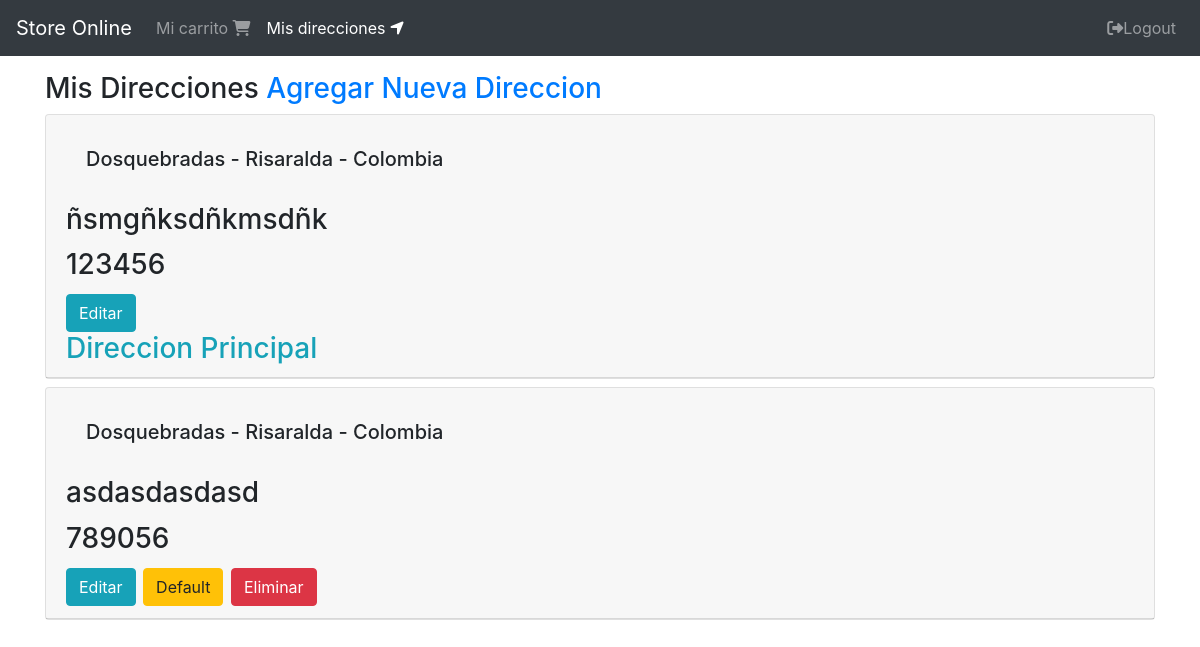
Before: /direcciones/ (signed in) with the older database file.
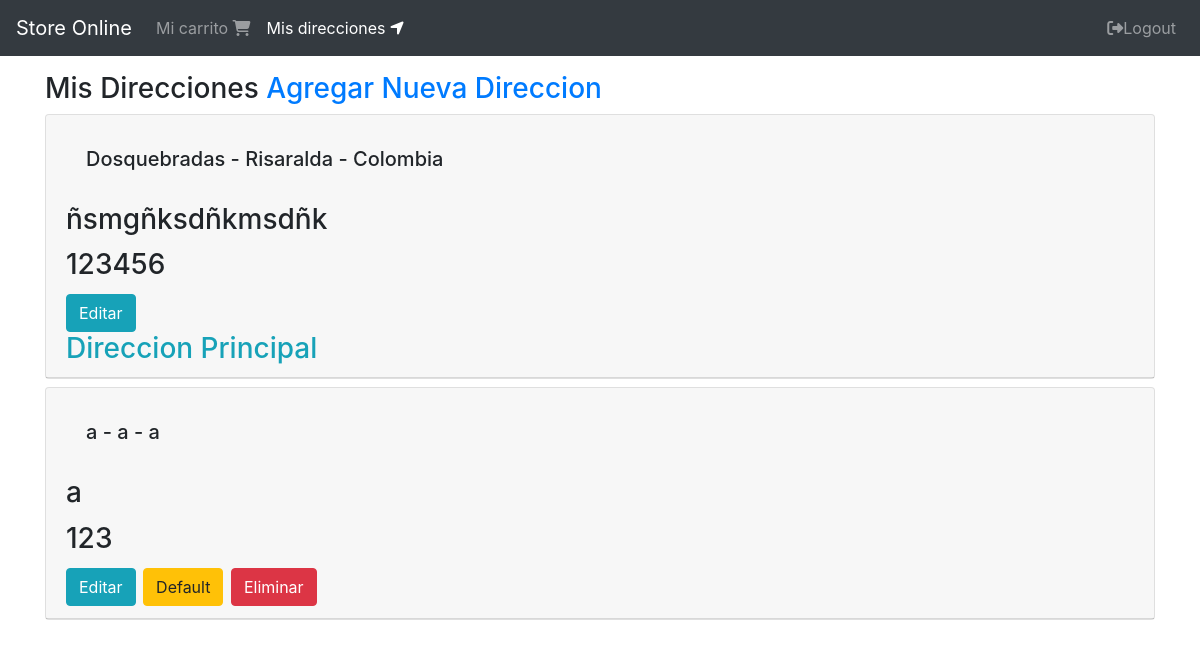
After: the same page with the newer database file.
### shipping_address/models.py (models this page shows, shortened)
class ShippingAddress(models.Model):
    user = models.ForeignKey(User, null=False, blank=False, on_delete=models.CASCADE)
    line1 = models.CharField(max_length=200)
    line2 = models.CharField(max_length=200, blank=True)
    city = models.CharField(max_length=100)
    state = models.CharField(max_length=100)
    country = models.CharField(max_length=50)
    reference = models.CharField(max_length=300)
    postal_code = models.CharField(max_length=10, null=False, blank=False)
    default = models.BooleanField(default=False)
    create_at = models.DateTimeField(auto_now_add=True)
    @property
    def address(self):
        return '{} - {} - {}'.format(self.city, self.state, self.country)

### shipping_address/views.py (the view)
# urls.py: path('', views.ShippingAddressListView.as_view(), name='shipping_addresses'),
class ShippingAddressListView(LoginRequiredMixin, generic.ListView):
    login_url = 'login'
    model = ShippingAddress
    template_name = 'shipping_addresses.html'
    def get_queryset(self):
        return ShippingAddress.objects.filter(user=self.request.user).order_by('-default')

### shipping_address/templates/shipping_addresses.html
{% extends "base/base.html" %}
{% block content %}
  <div class="col">
      <div class="h3">
          Mis Direcciones
          <a href="{% url 'shipping_address:create' %}">Agregar Nueva Direccion</a>
          <div class="mt-2">
            {% for shipping_address in object_list %}
              <div class="mt-2">
                {% include "snippets/shipping_address.html" with edit=True %}
              </div>
            {% endfor %}
          </div>
      </div>
  </div>
{% endblock content %}

### shipping_address/templates/snippets/shipping_address.html
<div class="card">
    <div class="card-header">
        <div class="card-body">
            <h5 class="card-title">
                {{shipping_address.address}}
            </h5>
        </div>
        <div class="card-title">
            {{shipping_address.reference}}
        </div>
        <div class="card-title">
            {{shipping_address.postal_code}}
        </div>
        {% if edit %}
            <div class="mt-2">
                <a href="{% url 'shipping_address:update' shipping_address.pk %}" class="btn btn-info">Editar</a>
                {% if shipping_address.default %}
                    <div class="text-info">
                        Direccion Principal
                    </div>
                {% else %}
                    <a href="{% url 'shipping_address:default' shipping_address.pk %}" class="btn btn-warning">Default</a>
                    <a href="{% url 'shipping_address:delete' shipping_address.pk %}" class="btn btn-danger">Eliminar</a>
                {% endif %}
            </div>
        {% endif %}
    </div>
</div>

Changed rows visible on the page:
removed ShippingAddress: address "Dosquebradas - Risaralda - Colombia", reference "asdasdasdasd", postal_code "789056", default "Default"
added ShippingAddress: address "a - a - a", reference "a", postal_code "123", default "Default"
